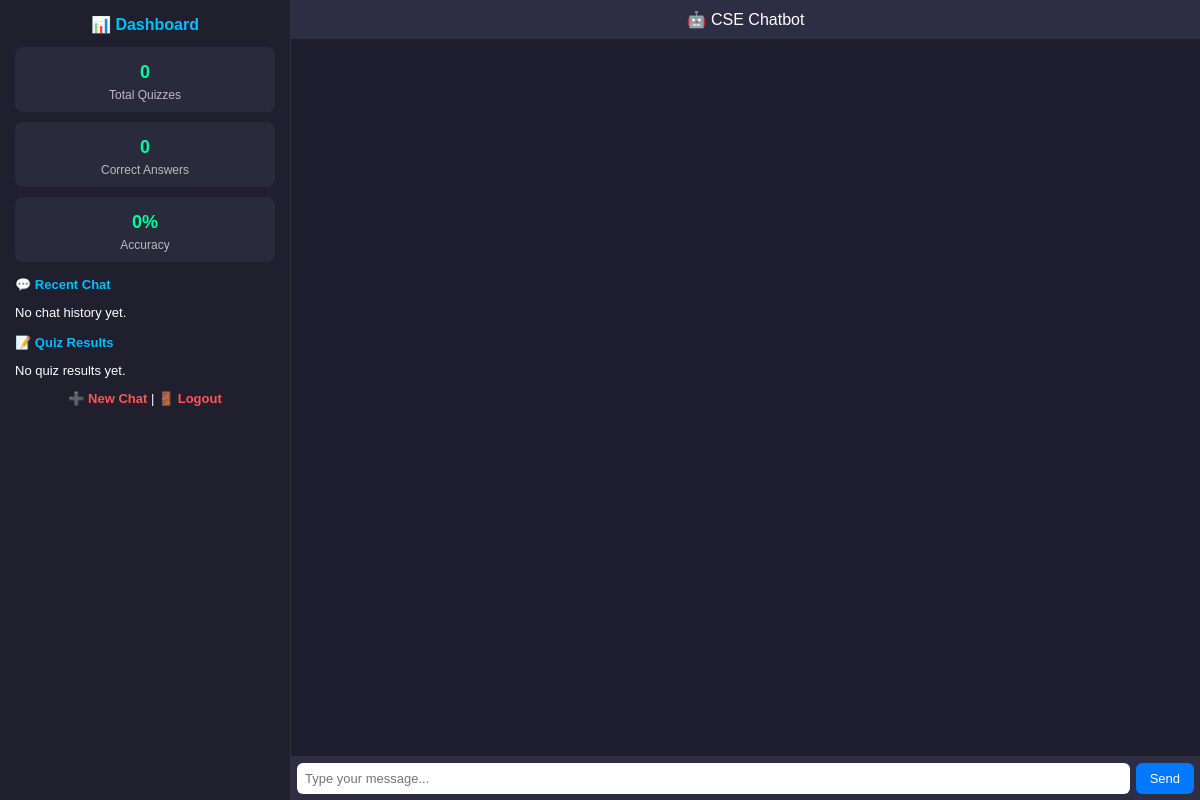
The app's page /chatroom (signed in), older data.
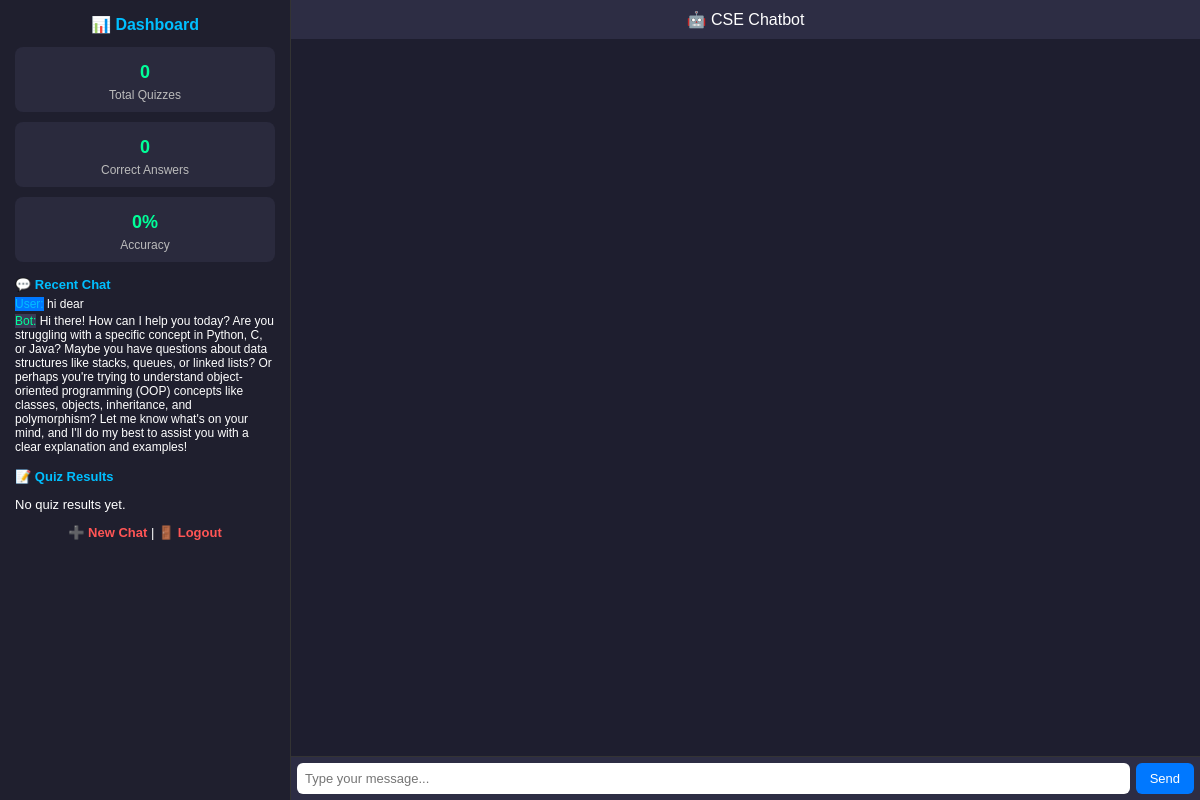
The same page, newer data.
### app.py (models this page shows)
class ChatHistory(db.Model):
    id = db.Column(db.Integer, primary_key=True)
    user_id = db.Column(db.Integer, db.ForeignKey("student.id"), nullable=False)
    role = db.Column(db.String(10))  # "user" or "bot"
    message = db.Column(db.Text)

### app.py (the view)
@app.route("/chatroom")
def chatroom():
    if "user_id" not in session:
        return redirect(url_for("login"))
    user_id = session["user_id"]
    user = Student.query.get(user_id)
    chats = ChatHistory.query.filter_by(user_id=user_id).all()
    scores = QuizScore.query.filter_by(user_id=user_id).all()
    total_quizzes = len(scores)
    correct = sum(s.score for s in scores)
    accuracy = (correct / total_quizzes * 100) if total_quizzes > 0 else 0
    return render_template("index.html",
                           user=user,
                           chats=chats,
                           scores=scores,
                           total_quizzes=total_quizzes,
                           correct=correct,
                           accuracy=accuracy)

### templates/index.html (shortened to what this page needs)
<!DOCTYPE html>
<html lang="en">
<head>
</head>
<body>
  <div id="sidebar">
    <h2>📊 Dashboard</h2>
    <div class="card"><h3>{{ total_quizzes }}</h3><p>Total Quizzes</p></div>
    <div class="card"><h3>{{ correct }}</h3><p>Correct Answers</p></div>
    <div class="card"><h3>{{ accuracy }}%</h3><p>Accuracy</p></div>
    <div class="section">
      <h3>💬 Recent Chat</h3>
      {% for chat in chats[-5:] %}
        <div class="chat-entry"><span class="{{ chat.role }}">{{ chat.role.capitalize() }}:</span> {{ chat.message }}</div>
      {% endfor %}
      {% if not chats %}<p>No chat history yet.</p>{% endif %}
    </div>
    <div class="section">
      <h3>📝 Quiz Results</h3>
      {% if not scores %}<p>No quiz results yet.</p>{% endif %}
    </div>
    <div class="section" style="text-align:center; margin-top:10px;">
      <a href="/new_chat">➕ New Chat</a> |
      <a href="/logout">🚪 Logout</a>
    </div>
  </div>
  <div id="chat-area">
    <header>🤖 CSE Chatbot</header>
    <div id="chat"></div>
    <div id="input-area">
      <input id="msg" type="text" placeholder="Type your message..."
             onkeydown="if(event.key==='Enter'){send();}" />
      <button onclick="send()">Send</button>
    </div>
  </div>
</body>
</html>

### templates/index.html (style rules this page uses)
body { font-family: Arial, sans-serif; background: #1e1e2f; color: #fff; margin: 0; display: flex; height: 100vh; }
#sidebar { width: 260px; background: #1f1f2e; padding: 15px; border-right: 1px solid #333; overflow-y: auto; }
#sidebar h2 { margin-top: 0; font-size: 16px; color: #00bfff; text-align: center; }
.card { background: #2a2a3d; padding: 10px; border-radius: 8px; margin-bottom: 10px; text-align: center; }
.card h3 { margin: 5px 0; color: #00ff99; font-size: 18px; }
.card p { margin: 0; font-size: 12px; color: #bbb; }
.section { margin-top: 15px; font-size: 13px; }
.section h3 { font-size: 13px; margin: 5px 0; color: #00bfff; }
.chat-entry { font-size: 12px; margin: 3px 0; }
.user { color: #00bfff; }
.bot { color: #00ff99; }
a { color: #ff5555; text-decoration: none; font-size: 13px; font-weight: bold; }
#chat-area { flex: 1; display: flex; flex-direction: column; height: 100vh; }
header { background: #2d2d44; padding: 10px; text-align: center; font-size: 16px; }
#chat { flex: 1; padding: 10px; overflow-y: auto; display: flex; flex-direction: column; gap: 6px; }
.user { background: #0078ff; align-self: flex-end; }
.bot { background: #3a3a55; align-self: flex-start; }
#input-area { display: flex; padding: 6px; background: #2d2d44; border-top: 1px solid #333; }
#msg { flex: 1; padding: 8px; border: none; border-radius: 6px; font-size: 13px; outline: none; }
button { margin-left: 6px; padding: 8px 14px; background: #0078ff; border: none; border-radius: 6px; color: white; cursor: pointer; font-size: 13px; }

Row changes from the older to the newer data that the page shows:
added ChatHistory: role "User", message "hi dear"
added ChatHistory: role "Bot", message "Hi there! How can I help you today? Are you struggling with a specific concept in Python, C, or Java? Maybe you have questions about data structures like stacks, queues, or linked lists? Or perhaps you're trying to understand object-oriented programming (OOP) concepts like classes, objects, inheritance, and polymorphism? Let me know what's on your mind, and I'll do my best to assist you with a clear explanation and examples!"
Text that changed along with them:
text no longer shown: "No chat history yet."
